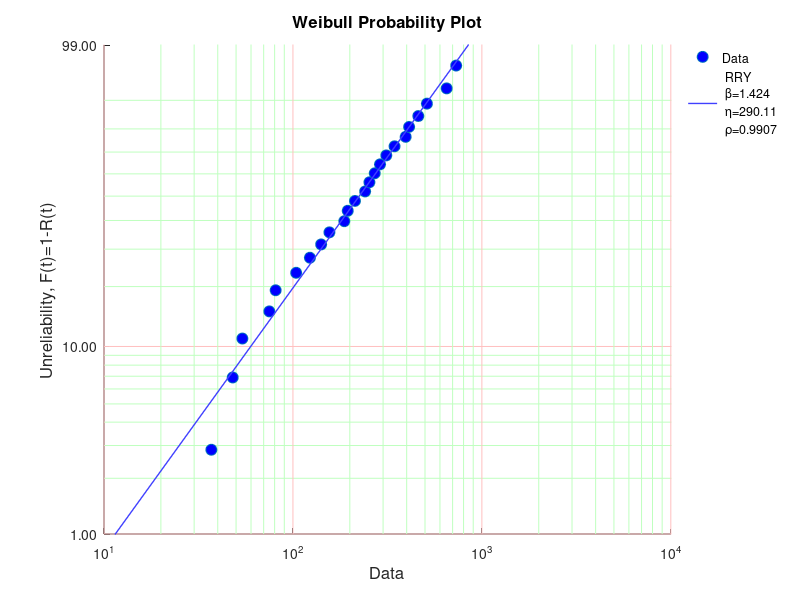

The MATLAB script that drew this image: (Note: this script raises an error after producing the figure.)
clear all
clc

%data
t=[37,48,54,75,81,104,123,141,156,187,195,213,241,254,271,289,312,345,395,412,461,512,651,731];
%Weibulluv papir
wblplot(t)

%Kolmogorov Smirnov test, parametr CDF, lambda=0.01
a(1:length(t),1)=t';
a(:,2)=expcdf(t,100);

[h1,p1,ksstat1,cv]=kstest(t,a)

%Kolmogorov Smirnov test, parametr CDF, lambda=0.005
a(1:length(t),1)=t';
a(:,2)=expcdf(t,200);

[h2,p2,ksstat2,cv]=kstest(t,a)

%Kolmogorov Smirnov test, parametr CDF, lambda=0.00333
a(1:length(t),1)=t';
a(:,2)=expcdf(t,300);

[h3,p3,ksstat3,cv]=kstest(t,a)

%Kolmogorov Smirnov test, parametr CDF, lambda=0.002
a(1:length(t),1)=t';
a(:,2)=expcdf(t,500);

[h4,p4,ksstat4,cv]=kstest(t,a)

%Kolmogorov Smirnov test, parametr CDF, lambda=0.001
a(1:length(t),1)=t';
a(:,2)=expcdf(t,1000);

[h5,p5,ksstat5,cv]=kstest(t,a)
